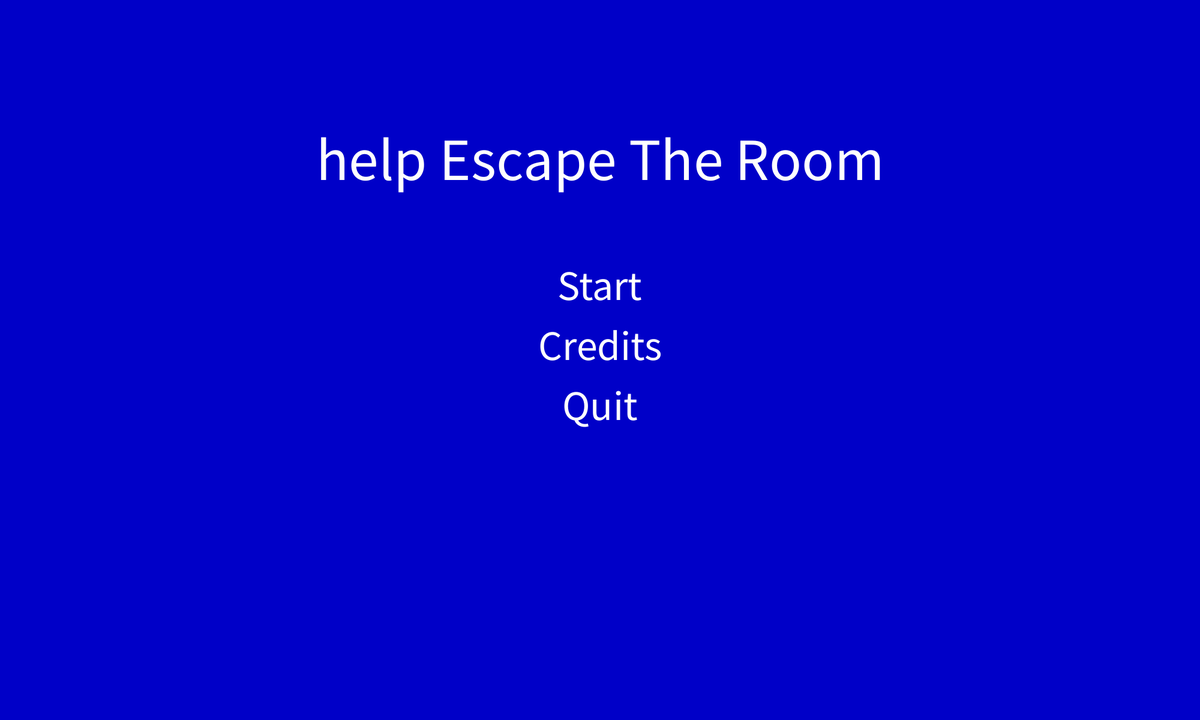
Frame 1 (no input)
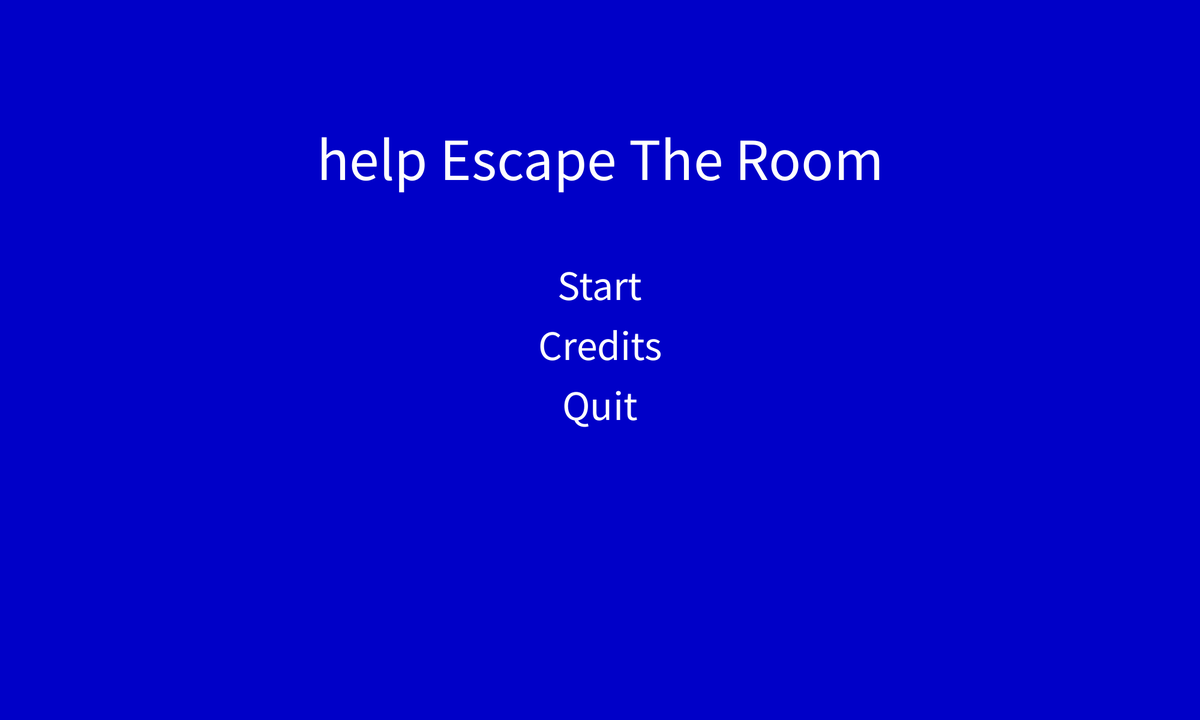
Frame 60 (the mouse pressed at the canvas centre just before this capture)
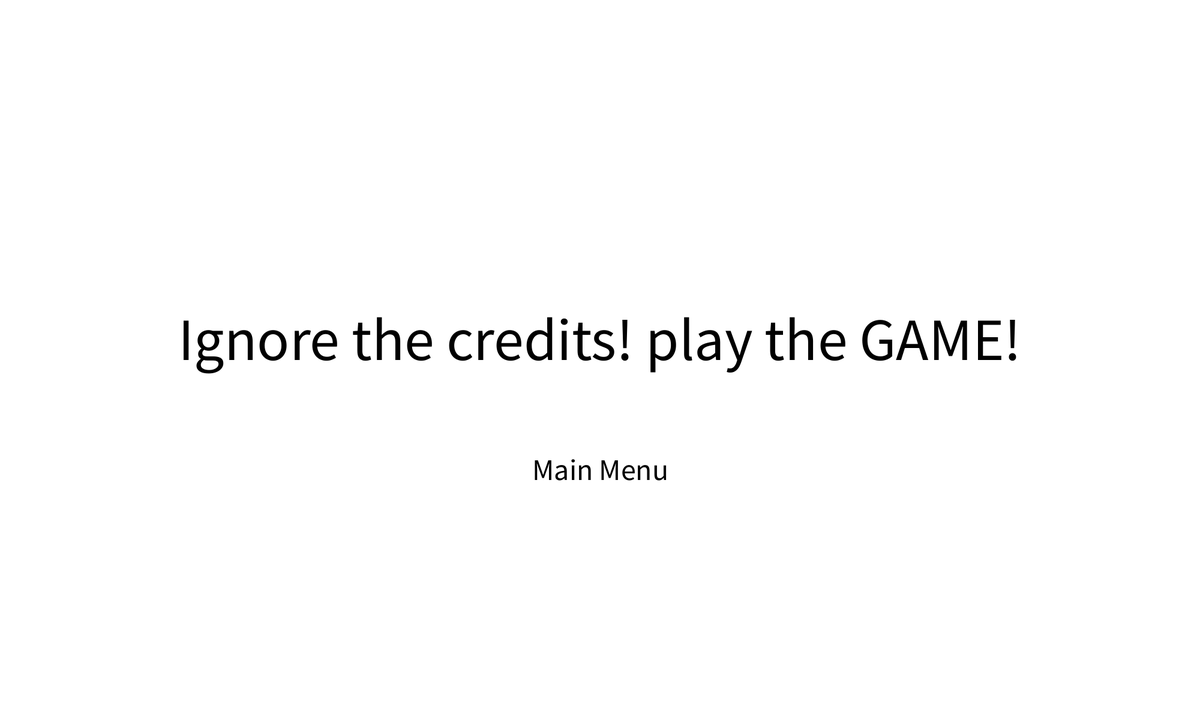
Frame 120 (the mouse held since frame 60 and released just before this capture)

The Processing sketch that drew these frames (run headless with seeded random() and noise(); from frame 60 on, the mouse is pressed at the canvas centre):

// Processing sketch: MP_Nicolai
// ── MP_Nicolai.pde
//Help escape the room


int currentTime = 0;
int savedTime = 0;
int scene=1;
int timer=0;
void setup (){
  size(2000, 1200);

}

void draw () {
  
  currentTime = millis();
  
   if(scene==3){
      currentTime=0;
    background(0,0,200);
    fill(180);
    rectMode(CORNER);
    stroke(0);
    strokeWeight(5);
    rect(0, height-200, width, 200);
    fill(255);
    rect(50, height-150, 400, 100);
    fill(0);
    textSize(50);
    textAlign(CORNER);
    text("Johnathan443", 75, height-80);
    fill(255);
    rect(100, 100, 1000, 800);
    rect(100, 700, 1000, 300);
    fill(180);
    rect(100, 100, 1000, 100);
    fill(0);
    text("Johnathan443", 140, 170);
    text("Hello?", 120, 680);
     if (currentTime-savedTime>2000){
       text("Hello?", 120, 780);
     }
   }
    
    
  
  if(scene==1){
    background(0,0,200);
    textAlign(CENTER);
    textSize(100);
    fill(255);
    text("help Escape The Room", width/2, height/4);
    textSize(70);
    text("Start", width/2, 500);
    text("Credits", width/2, 600);
    text("Quit", width/2, 700);
    noFill();
    rectMode(CENTER);
    stroke(0, 0, 200);
    rect(width/2, 470, 200, 100);
    rect(width/2, 575, 250, 100);
    rect(width/2, 680, 200, 100);
    
     if(mouseX>900 && mouseX<1100 && mouseY>430 && mouseY<530){
    fill(0);
    rect(width/2, 470, 200, 100);
    fill(255);
     textSize(70);
     text("Start", width/2, 500);
  }
  
  
   if(mouseX>875 && mouseX<1125 && mouseY>535 && mouseY<635){
    fill(0);
    rect(width/2, 575, 250, 100);
    fill(255);
    textSize(70);
    text("Credits", width/2, 600);
  }
  
   if(mouseX>900 && mouseX<1100 && mouseY>640 && mouseY<740){
    fill(0);
    rect(width/2, 680, 200, 100);
    fill(255);
    textSize(70);
    text("Quit", width/2, 700);
   }
   
  }
  
  
  
  if(scene==2){
    background(0,0,200);
    fill(180);
    rectMode(CORNER);
    stroke(0);
    strokeWeight(5);
    rect(0, height-200, width, 200);
    fill(255);
    rect(50, height-150, 400, 100);
        timer=(millis()/500)%2;
        if(timer==0){fill(0);}
        if(timer==1){fill(255,0,0);}
    textSize(50);
    textAlign(CORNER);
    text("Johnathan443", 75, height-80);
    
   
         
  }
  
  
  
  if(scene==0){
    background(255);
    fill(0);
    textAlign(CENTER);
    textSize(100);
    text("Ignore the credits! play the GAME!", width/2, height/2);
    textSize(50);
    text("Main Menu", width/2, height/1.5);
    
    if(mouseX>width/2-150 && mouseX<width/2+150 &&
    mouseY>height/1.5-100 && mouseY<height/1.5+100){
    fill(0);
    rectMode(CENTER);
    rect(width/2, height/1.5, 300, 100);
    fill(255);
    text("Main Menu", width/2, height/1.5);
    }
    
    
  }
}

void mousePressed() {
   if(scene==1 && mouseX>900 && mouseX<1100 && mouseY>430 && mouseY<530){
     scene=2;
  }
  if(scene == 0 && mouseX>width/2-150 && mouseX<width/2+150 &&
    mouseY>height/1.5-100 && mouseY<height/1.5+100){
    scene=1;
  }
   if(scene == 1 && mouseX>900 && mouseX<1100 && mouseY>640 && mouseY<740){
   exit();
    }
   if(scene == 1 && mouseX>875 && mouseX<1125 && mouseY>535 && mouseY<635){
   scene=0;
   }
    if(scene==2 && mouseX>50 && mouseX<450 && mouseY>height-150 &&mouseY<height-50){
     scene=3;
   }
}
